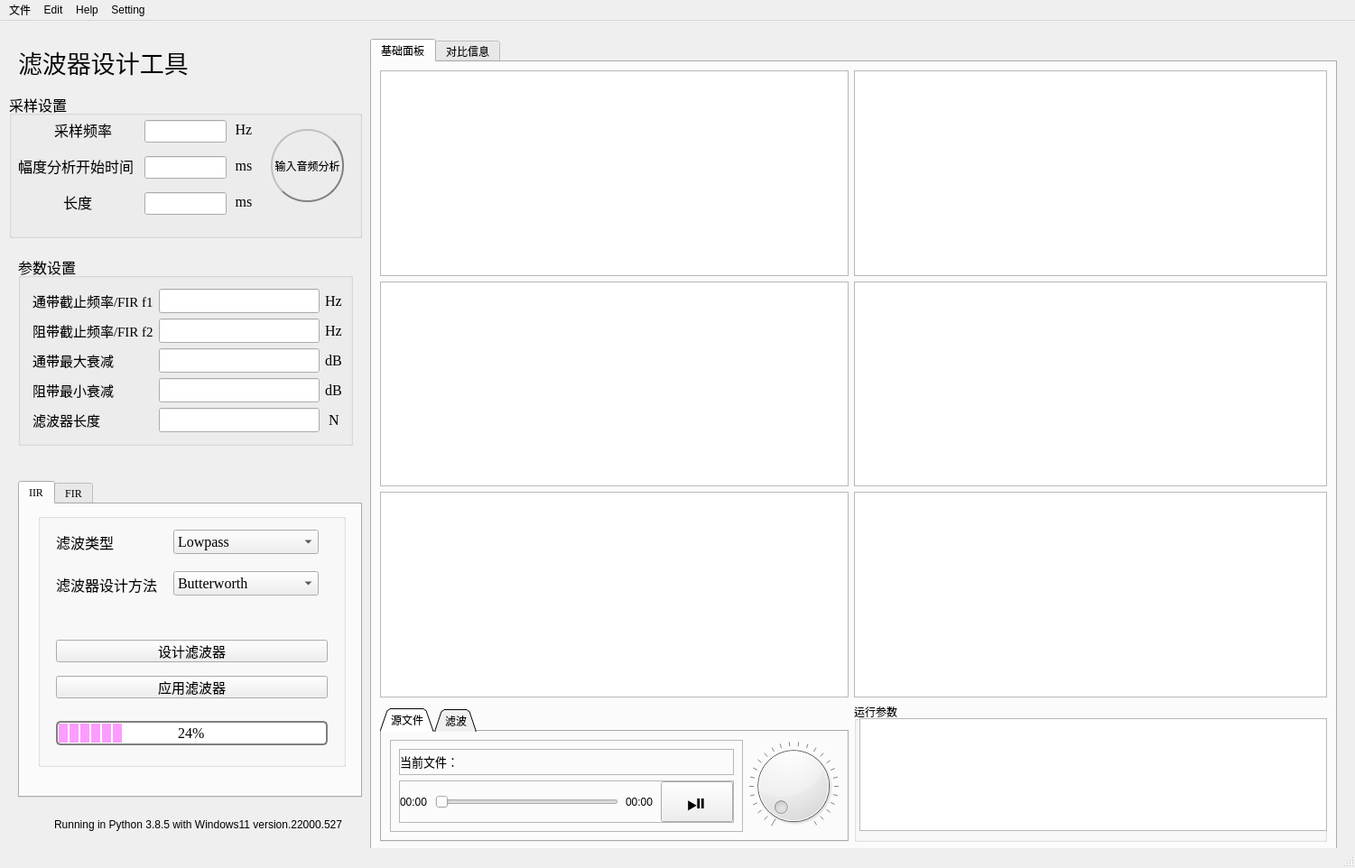
<?xml version="1.0" encoding="UTF-8"?>
<ui version="4.0">
 <author>NEVERLUCKY</author>
 <class>MainWindow</class>
 <widget class="QMainWindow" name="MainWindow">
  <property name="geometry">
   <rect>
    <x>0</x>
    <y>0</y>
    <width>1501</width>
    <height>962</height>
   </rect>
  </property>
  <property name="minimumSize">
   <size>
    <width>1501</width>
    <height>962</height>
   </size>
  </property>
  <property name="maximumSize">
   <size>
    <width>1501</width>
    <height>962</height>
   </size>
  </property>
  <property name="windowTitle">
   <string>MainWindow</string>
  </property>
  <widget class="QWidget" name="centralwidget">
   <widget class="QWidget" name="widget" native="true">
    <property name="geometry">
     <rect>
      <x>10</x>
      <y>20</y>
      <width>401</width>
      <height>901</height>
     </rect>
    </property>
    <widget class="QLabel" name="label">
     <property name="geometry">
      <rect>
       <x>10</x>
       <y>10</y>
       <width>201</width>
       <height>31</height>
      </rect>
     </property>
     <property name="font">
      <font>
       <family>宋体</family>
       <pointsize>20</pointsize>
      </font>
     </property>
     <property name="text">
      <string>滤波器设计工具</string>
     </property>
    </widget>
    <widget class="QGroupBox" name="groupBox_2">
     <property name="geometry">
      <rect>
       <x>0</x>
       <y>60</y>
       <width>391</width>
       <height>161</height>
      </rect>
     </property>
     <property name="sizePolicy">
      <sizepolicy hsizetype="Fixed" vsizetype="Fixed">
       <horstretch>0</horstretch>
       <verstretch>0</verstretch>
      </sizepolicy>
     </property>
     <property name="minimumSize">
      <size>
       <width>301</width>
       <height>100</height>
      </size>
     </property>
     <property name="font">
      <font>
       <family>Times New Roman</family>
       <pointsize>12</pointsize>
      </font>
     </property>
     <property name="title">
      <string>采样设置</string>
     </property>
     <widget class="QLabel" name="label_13">
      <property name="geometry">
       <rect>
        <x>250</x>
        <y>30</y>
        <width>20</width>
        <height>20</height>
       </rect>
      </property>
      <property name="text">
       <string>Hz</string>
      </property>
      <property name="alignment">
       <set>Qt::AlignCenter</set>
      </property>
     </widget>
     <widget class="QPushButton" name="pushButton_analyse">
      <property name="geometry">
       <rect>
        <x>290</x>
        <y>40</y>
        <width>81</width>
        <height>81</height>
       </rect>
      </property>
      <property name="minimumSize">
       <size>
        <width>80</width>
        <height>80</height>
       </size>
      </property>
      <property name="font">
       <font>
        <family>AcadEref</family>
        <pointsize>9</pointsize>
        <weight>50</weight>
        <italic>false</italic>
        <bold>false</bold>
       </font>
      </property>
      <property name="toolTip">
       <string>需要输入左侧下面两个参数，开始时间和长度，才能进行分析</string>
      </property>
      <property name="styleSheet">
       <string notr="true"> background-color: qlineargradient(x1: 0, y1: 0, x2: 0, y2: 1,
                                      stop: 0 #f6f7fa, stop: 1 #fc9cff);
color: rgb(0，0，0);  
border-radius: 40px;  border: 2px groove gray;
font: 9pt &quot;AcadEref&quot;;
border-style: outset;</string>
      </property>
      <property name="text">
       <string>输入音频分析</string>
      </property>
      <property name="autoExclusive">
       <bool>false</bool>
      </property>
      <property name="autoRepeatInterval">
       <number>100</number>
      </property>
      <property name="autoDefault">
       <bool>false</bool>
      </property>
      <property name="default">
       <bool>false</bool>
      </property>
      <property name="flat">
       <bool>false</bool>
      </property>
     </widget>
     <widget class="QLabel" name="label_12">
      <property name="geometry">
       <rect>
        <x>50</x>
        <y>30</y>
        <width>91</width>
        <height>21</height>
       </rect>
      </property>
      <property name="text">
       <string>采样频率</string>
      </property>
     </widget>
     <widget class="QLineEdit" name="lineEdit_5">
      <property name="geometry">
       <rect>
        <x>150</x>
        <y>30</y>
        <width>91</width>
        <height>25</height>
       </rect>
      </property>
      <property name="toolTip">
       <string>整数，不需空格，建议值8000</string>
      </property>
      <property name="whatsThis">
       <string>&lt;html&gt;&lt;head/&gt;&lt;body&gt;&lt;p&gt;123&lt;/p&gt;&lt;/body&gt;&lt;/html&gt;</string>
      </property>
      <property name="text">
       <string/>
      </property>
     </widget>
     <widget class="QLabel" name="label_14">
      <property name="geometry">
       <rect>
        <x>250</x>
        <y>70</y>
        <width>20</width>
        <height>20</height>
       </rect>
      </property>
      <property name="text">
       <string>ms</string>
      </property>
      <property name="alignment">
       <set>Qt::AlignCenter</set>
      </property>
     </widget>
     <widget class="QLabel" name="label_16">
      <property name="geometry">
       <rect>
        <x>10</x>
        <y>70</y>
        <width>131</width>
        <height>21</height>
       </rect>
      </property>
      <property name="text">
       <string>幅度分析开始时间</string>
      </property>
     </widget>
     <widget class="QLineEdit" name="lineEdit_6">
      <property name="geometry">
       <rect>
        <x>150</x>
        <y>70</y>
        <width>91</width>
        <height>25</height>
       </rect>
      </property>
      <property name="toolTip">
       <string>从音频什么位置开始对比分析，不清楚音频时间可以先填写1</string>
      </property>
      <property name="text">
       <string/>
      </property>
     </widget>
     <widget class="QLabel" name="label_17">
      <property name="geometry">
       <rect>
        <x>250</x>
        <y>110</y>
        <width>20</width>
        <height>20</height>
       </rect>
      </property>
      <property name="text">
       <string>ms</string>
      </property>
      <property name="alignment">
       <set>Qt::AlignCenter</set>
      </property>
     </widget>
     <widget class="QLabel" name="label_29">
      <property name="geometry">
       <rect>
        <x>60</x>
        <y>110</y>
        <width>51</width>
        <height>21</height>
       </rect>
      </property>
      <property name="text">
       <string>长度</string>
      </property>
     </widget>
     <widget class="QLineEdit" name="lineEdit_7">
      <property name="geometry">
       <rect>
        <x>150</x>
        <y>110</y>
        <width>91</width>
        <height>25</height>
       </rect>
      </property>
      <property name="toolTip">
       <string>滤波前后信号对比的长度，建议是20左右，不超过100</string>
      </property>
      <property name="text">
       <string/>
      </property>
     </widget>
    </widget>
    <widget class="QGroupBox" name="groupBox">
     <property name="geometry">
      <rect>
       <x>10</x>
       <y>240</y>
       <width>371</width>
       <height>211</height>
      </rect>
     </property>
     <property name="sizePolicy">
      <sizepolicy hsizetype="Fixed" vsizetype="Minimum">
       <horstretch>0</horstretch>
       <verstretch>0</verstretch>
      </sizepolicy>
     </property>
     <property name="minimumSize">
      <size>
       <width>301</width>
       <height>180</height>
      </size>
     </property>
     <property name="font">
      <font>
       <family>Times New Roman</family>
       <pointsize>12</pointsize>
      </font>
     </property>
     <property name="title">
      <string>参数设置</string>
     </property>
     <layout class="QGridLayout" name="gridLayout_6">
      <item row="0" column="2">
       <layout class="QVBoxLayout" name="verticalLayout_7">
        <item>
         <widget class="QLabel" name="label_8">
          <property name="text">
           <string>Hz</string>
          </property>
         </widget>
        </item>
        <item>
         <widget class="QLabel" name="label_9">
          <property name="text">
           <string>Hz</string>
          </property>
         </widget>
        </item>
        <item>
         <widget class="QLabel" name="label_18">
          <property name="text">
           <string>dB</string>
          </property>
         </widget>
        </item>
        <item>
         <widget class="QLabel" name="label_19">
          <property name="text">
           <string>dB</string>
          </property>
         </widget>
        </item>
        <item>
         <widget class="QLabel" name="label_78">
          <property name="font">
           <font>
            <family>Times New Roman</family>
           </font>
          </property>
          <property name="text">
           <string> N</string>
          </property>
         </widget>
        </item>
       </layout>
      </item>
      <item row="0" column="0">
       <layout class="QVBoxLayout" name="verticalLayout_6">
        <property name="leftMargin">
         <number>4</number>
        </property>
        <item>
         <widget class="QLabel" name="label_3">
          <property name="font">
           <font>
            <family>Times New Roman</family>
            <pointsize>11</pointsize>
           </font>
          </property>
          <property name="whatsThis">
           <string>123</string>
          </property>
          <property name="text">
           <string>通带截止频率/FIR f1</string>
          </property>
         </widget>
        </item>
        <item>
         <widget class="QLabel" name="label_4">
          <property name="font">
           <font>
            <family>Times New Roman</family>
            <pointsize>11</pointsize>
           </font>
          </property>
          <property name="text">
           <string>阻带截止频率/FIR f2</string>
          </property>
         </widget>
        </item>
        <item>
         <widget class="QLabel" name="label_5">
          <property name="font">
           <font>
            <family>Times New Roman</family>
            <pointsize>11</pointsize>
           </font>
          </property>
          <property name="text">
           <string>通带最大衰减 </string>
          </property>
         </widget>
        </item>
        <item>
         <widget class="QLabel" name="label_6">
          <property name="font">
           <font>
            <family>Times New Roman</family>
            <pointsize>11</pointsize>
           </font>
          </property>
          <property name="text">
           <string>阻带最小衰减</string>
          </property>
         </widget>
        </item>
        <item>
         <widget class="QLabel" name="label_73">
          <property name="font">
           <font>
            <family>Times New Roman</family>
            <pointsize>11</pointsize>
           </font>
          </property>
          <property name="text">
           <string>滤波器长度</string>
          </property>
         </widget>
        </item>
       </layout>
      </item>
      <item row="0" column="1">
       <layout class="QGridLayout" name="gridLayout_5">
        <item row="2" column="0">
         <widget class="QLineEdit" name="lineEdit_2"/>
        </item>
        <item row="4" column="0">
         <widget class="QLineEdit" name="lineEdit_4">
          <property name="sizePolicy">
           <sizepolicy hsizetype="Expanding" vsizetype="Fixed">
            <horstretch>0</horstretch>
            <verstretch>0</verstretch>
           </sizepolicy>
          </property>
          <property name="toolTip">
           <string>切比雪夫Ⅱ型，空格隔开后加波纹</string>
          </property>
         </widget>
        </item>
        <item row="5" column="0">
         <widget class="QLineEdit" name="lineEdit_16">
          <property name="sizePolicy">
           <sizepolicy hsizetype="Expanding" vsizetype="Fixed">
            <horstretch>0</horstretch>
            <verstretch>0</verstretch>
           </sizepolicy>
          </property>
          <property name="toolTip">
           <string>高通滤波器需要奇数长度</string>
          </property>
         </widget>
        </item>
        <item row="1" column="0">
         <widget class="QLineEdit" name="lineEdit_3">
          <property name="toolTip">
           <string>设计FIR高通低通时，输入0，不能为空</string>
          </property>
          <property name="text">
           <string/>
          </property>
         </widget>
        </item>
        <item row="3" column="0">
         <widget class="QLineEdit" name="lineEdit">
          <property name="toolTip">
           <string>切比雪夫I型/椭圆，空格隔开后加波纹</string>
          </property>
         </widget>
        </item>
       </layout>
      </item>
     </layout>
    </widget>
    <widget class="QTabWidget" name="tabWidget">
     <property name="geometry">
      <rect>
       <x>10</x>
       <y>490</y>
       <width>381</width>
       <height>351</height>
      </rect>
     </property>
     <property name="font">
      <font>
       <family>Times New Roman</family>
       <pointsize>9</pointsize>
      </font>
     </property>
     <property name="tabShape">
      <enum>QTabWidget::Rounded</enum>
     </property>
     <property name="currentIndex">
      <number>0</number>
     </property>
     <widget class="QWidget" name="tab_5">
      <attribute name="title">
       <string>IIR</string>
      </attribute>
      <widget class="QGroupBox" name="groupBox_3">
       <property name="geometry">
        <rect>
         <x>20</x>
         <y>10</y>
         <width>341</width>
         <height>281</height>
        </rect>
       </property>
       <property name="sizePolicy">
        <sizepolicy hsizetype="Fixed" vsizetype="Fixed">
         <horstretch>0</horstretch>
         <verstretch>0</verstretch>
        </sizepolicy>
       </property>
       <property name="minimumSize">
        <size>
         <width>301</width>
         <height>100</height>
        </size>
       </property>
       <property name="font">
        <font>
         <family>Times New Roman</family>
         <pointsize>12</pointsize>
        </font>
       </property>
       <property name="title">
        <string/>
       </property>
       <widget class="QWidget" name="layoutWidget">
        <property name="geometry">
         <rect>
          <x>150</x>
          <y>10</y>
          <width>161</width>
          <height>91</height>
         </rect>
        </property>
        <layout class="QVBoxLayout" name="verticalLayout_2">
         <property name="spacing">
          <number>11</number>
         </property>
         <item>
          <widget class="QComboBox" name="comboBox_2">
           <property name="sizePolicy">
            <sizepolicy hsizetype="Expanding" vsizetype="Fixed">
             <horstretch>0</horstretch>
             <verstretch>0</verstretch>
            </sizepolicy>
           </property>
           <item>
            <property name="text">
             <string>Lowpass</string>
            </property>
           </item>
           <item>
            <property name="text">
             <string>Highpass</string>
            </property>
           </item>
           <item>
            <property name="text">
             <string>Bandpass</string>
            </property>
           </item>
           <item>
            <property name="text">
             <string>bandstop</string>
            </property>
           </item>
          </widget>
         </item>
         <item>
          <widget class="QComboBox" name="comboBox_3">
           <property name="sizePolicy">
            <sizepolicy hsizetype="Expanding" vsizetype="Fixed">
             <horstretch>0</horstretch>
             <verstretch>0</verstretch>
            </sizepolicy>
           </property>
           <property name="mouseTracking">
            <bool>true</bool>
           </property>
           <property name="editable">
            <bool>false</bool>
           </property>
           <property name="frame">
            <bool>true</bool>
           </property>
           <item>
            <property name="text">
             <string>Butterworth</string>
            </property>
           </item>
           <item>
            <property name="text">
             <string>Chebyshev I</string>
            </property>
           </item>
           <item>
            <property name="text">
             <string>Chebyshev II</string>
            </property>
           </item>
           <item>
            <property name="text">
             <string>Cauer/elliptic</string>
            </property>
           </item>
          </widget>
         </item>
        </layout>
       </widget>
       <widget class="QWidget" name="layoutWidget">
        <property name="geometry">
         <rect>
          <x>20</x>
          <y>20</y>
          <width>114</width>
          <height>71</height>
         </rect>
        </property>
        <layout class="QGridLayout" name="gridLayout">
         <item row="1" column="0">
          <spacer name="verticalSpacer_3">
           <property name="orientation">
            <enum>Qt::Vertical</enum>
           </property>
           <property name="sizeHint" stdset="0">
            <size>
             <width>20</width>
             <height>40</height>
            </size>
           </property>
          </spacer>
         </item>
         <item row="0" column="0">
          <widget class="QLabel" name="label_20">
           <property name="sizePolicy">
            <sizepolicy hsizetype="Expanding" vsizetype="Expanding">
             <horstretch>0</horstretch>
             <verstretch>0</verstretch>
            </sizepolicy>
           </property>
           <property name="font">
            <font>
             <family>Times New Roman</family>
             <pointsize>12</pointsize>
            </font>
           </property>
           <property name="text">
            <string>滤波类型</string>
           </property>
          </widget>
         </item>
         <item row="2" column="0">
          <widget class="QLabel" name="label_15">
           <property name="sizePolicy">
            <sizepolicy hsizetype="Expanding" vsizetype="Expanding">
             <horstretch>0</horstretch>
             <verstretch>0</verstretch>
            </sizepolicy>
           </property>
           <property name="font">
            <font>
             <family>Times New Roman</family>
             <pointsize>12</pointsize>
            </font>
           </property>
           <property name="text">
            <string>滤波器设计方法</string>
           </property>
          </widget>
         </item>
        </layout>
       </widget>
       <widget class="QProgressBar" name="progressBar_2">
        <property name="geometry">
         <rect>
          <x>20</x>
          <y>230</y>
          <width>301</width>
          <height>27</height>
         </rect>
        </property>
        <property name="font">
         <font>
          <family>Times New Roman</family>
          <pointsize>12</pointsize>
         </font>
        </property>
        <property name="styleSheet">
         <string notr="true">QProgressBar::chunk {
    background-color: #fc9cff;
    width: 10px;
    margin: 0.5px;
}
QProgressBar {
    border: 2px solid grey;
    border-radius: 5px;
    text-align: center;
}</string>
        </property>
        <property name="value">
         <number>24</number>
        </property>
       </widget>
       <widget class="QPushButton" name="pushButton_18">
        <property name="geometry">
         <rect>
          <x>20</x>
          <y>140</y>
          <width>301</width>
          <height>25</height>
         </rect>
        </property>
        <property name="font">
         <font>
          <family>宋体</family>
          <pointsize>11</pointsize>
          <weight>50</weight>
          <bold>false</bold>
         </font>
        </property>
        <property name="toolTip">
         <string>需要先输入采样频率，应&gt;=音频采样频率</string>
        </property>
        <property name="styleSheet">
         <string notr="true">QPushButton {
    border: 2px solid #8f8f91;
    border-radius: 6px;
    background-color: qlineargradient(x1: 0, y1: 0, x2: 0, y2: 1,
                                      stop: 0 #f6f7fa, stop: 1 #fc9cff);
    min-width: 80px;
}

QPushButton:pressed {
    background-color: qlineargradient(x1: 0, y1: 0, x2: 0, y2: 1,
                                      stop: 0 #dadbde, stop: 1 #fc9cff);
}

QPushButton:flat {
    border: none; /* no border for a flat push button */
}

QPushButton:default {
    border-color: navy; /* make the default button prominent */
}
rgb(0, 0, 0)</string>
        </property>
        <property name="text">
         <string>设计滤波器</string>
        </property>
       </widget>
       <widget class="QPushButton" name="pushButton_21">
        <property name="geometry">
         <rect>
          <x>20</x>
          <y>180</y>
          <width>301</width>
          <height>25</height>
         </rect>
        </property>
        <property name="font">
         <font>
          <family>宋体</family>
          <pointsize>11</pointsize>
         </font>
        </property>
        <property name="styleSheet">
         <string notr="true">QPushButton {
    border: 2px solid #8f8f91;
    border-radius: 6px;
    background-color: qlineargradient(x1: 0, y1: 0, x2: 0, y2: 1,
                                      stop: 0 #f6f7fa, stop: 1 #fc9cff);
    min-width: 80px;
}

QPushButton:pressed {
    background-color: qlineargradient(x1: 0, y1: 0, x2: 0, y2: 1,
                                      stop: 0 #dadbde, stop: 1 #fc9cff);
}

QPushButton:flat {
    border: none; /* no border for a flat push button */
}

QPushButton:default {
    border-color: navy; /* make the default button prominent */
}
rgb(0, 0, 0)</string>
        </property>
        <property name="text">
         <string>应用滤波器</string>
        </property>
       </widget>
      </widget>
     </widget>
     <widget class="QWidget" name="tab_6">
      <attribute name="title">
       <string>FIR</string>
      </attribute>
      <widget class="QGroupBox" name="groupBox_5">
       <property name="geometry">
        <rect>
         <x>20</x>
         <y>10</y>
         <width>341</width>
         <height>281</height>
        </rect>
       </property>
       <property name="sizePolicy">
        <sizepolicy hsizetype="Fixed" vsizetype="Fixed">
         <horstretch>0</horstretch>
         <verstretch>0</verstretch>
        </sizepolicy>
       </property>
       <property name="minimumSize">
        <size>
         <width>301</width>
         <height>100</height>
        </size>
       </property>
       <property name="font">
        <font>
         <family>Times New Roman</family>
         <pointsize>12</pointsize>
        </font>
       </property>
       <property name="title">
        <string/>
       </property>
       <widget class="QFrame" name="frame_6">
        <property name="geometry">
         <rect>
          <x>284</x>
          <y>29</y>
          <width>21</width>
          <height>73</height>
         </rect>
        </property>
        <property name="minimumSize">
         <size>
          <width>21</width>
          <height>0</height>
         </size>
        </property>
        <property name="frameShape">
         <enum>QFrame::StyledPanel</enum>
        </property>
        <property name="frameShadow">
         <enum>QFrame::Raised</enum>
        </property>
       </widget>
       <widget class="QWidget" name="layoutWidget_3">
        <property name="geometry">
         <rect>
          <x>150</x>
          <y>10</y>
          <width>161</width>
          <height>91</height>
         </rect>
        </property>
        <layout class="QVBoxLayout" name="verticalLayout_8">
         <property name="spacing">
          <number>11</number>
         </property>
         <item>
          <widget class="QComboBox" name="comboBox_6">
           <property name="sizePolicy">
            <sizepolicy hsizetype="Expanding" vsizetype="Fixed">
             <horstretch>0</horstretch>
             <verstretch>0</verstretch>
            </sizepolicy>
           </property>
           <item>
            <property name="text">
             <string>Lowpass</string>
            </property>
           </item>
           <item>
            <property name="text">
             <string>Highpass</string>
            </property>
           </item>
           <item>
            <property name="text">
             <string>Bandpass</string>
            </property>
           </item>
           <item>
            <property name="text">
             <string>Bandstop</string>
            </property>
           </item>
          </widget>
         </item>
         <item>
          <widget class="QComboBox" name="comboBox_9">
           <property name="sizePolicy">
            <sizepolicy hsizetype="Expanding" vsizetype="Fixed">
             <horstretch>0</horstretch>
             <verstretch>0</verstretch>
            </sizepolicy>
           </property>
           <item>
            <property name="text">
             <string>triang</string>
            </property>
           </item>
           <item>
            <property name="text">
             <string>hamming</string>
            </property>
           </item>
           <item>
            <property name="text">
             <string>bartlett</string>
            </property>
           </item>
           <item>
            <property name="text">
             <string>kaiser</string>
            </property>
           </item>
           <item>
            <property name="text">
             <string>blackman</string>
            </property>
           </item>
           <item>
            <property name="text">
             <string>hann</string>
            </property>
           </item>
          </widget>
         </item>
        </layout>
       </widget>
       <widget class="QWidget" name="layoutWidget_4">
        <property name="geometry">
         <rect>
          <x>20</x>
          <y>20</y>
          <width>114</width>
          <height>71</height>
         </rect>
        </property>
        <layout class="QGridLayout" name="gridLayout_3">
         <item row="1" column="0">
          <spacer name="verticalSpacer_4">
           <property name="orientation">
            <enum>Qt::Vertical</enum>
           </property>
           <property name="sizeHint" stdset="0">
            <size>
             <width>20</width>
             <height>40</height>
            </size>
           </property>
          </spacer>
         </item>
         <item row="2" column="0">
          <widget class="QLabel" name="label_21">
           <property name="sizePolicy">
            <sizepolicy hsizetype="Expanding" vsizetype="Expanding">
             <horstretch>0</horstretch>
             <verstretch>0</verstretch>
            </sizepolicy>
           </property>
           <property name="font">
            <font>
             <family>Times New Roman</family>
             <pointsize>12</pointsize>
            </font>
           </property>
           <property name="text">
            <string>滤波器设计方法</string>
           </property>
          </widget>
         </item>
         <item row="0" column="0">
          <widget class="QLabel" name="label_22">
           <property name="sizePolicy">
            <sizepolicy hsizetype="Expanding" vsizetype="Expanding">
             <horstretch>0</horstretch>
             <verstretch>0</verstretch>
            </sizepolicy>
           </property>
           <property name="font">
            <font>
             <family>Times New Roman</family>
             <pointsize>12</pointsize>
            </font>
           </property>
           <property name="text">
            <string>滤波类型</string>
           </property>
          </widget>
         </item>
        </layout>
       </widget>
       <widget class="QPushButton" name="pushButton_20">
        <property name="geometry">
         <rect>
          <x>20</x>
          <y>140</y>
          <width>301</width>
          <height>25</height>
         </rect>
        </property>
        <property name="font">
         <font>
          <family>宋体</family>
          <pointsize>11</pointsize>
         </font>
        </property>
        <property name="toolTip">
         <string>确保已输入采样频率</string>
        </property>
        <property name="styleSheet">
         <string notr="true">QPushButton {
    border: 2px solid #8f8f91;
    border-radius: 6px;
    background-color: qlineargradient(x1: 0, y1: 0, x2: 0, y2: 1,
                                      stop: 0 #f6f7fa, stop: 1 #fc9cff);
    min-width: 80px;
}

QPushButton:pressed {
    background-color: qlineargradient(x1: 0, y1: 0, x2: 0, y2: 1,
                                      stop: 0 #dadbde, stop: 1 #fc9cff);
}

QPushButton:flat {
    border: none; /* no border for a flat push button */
}

QPushButton:default {
    border-color: navy; /* make the default button prominent */
}</string>
        </property>
        <property name="text">
         <string>设计滤波器</string>
        </property>
       </widget>
       <widget class="QPushButton" name="pushButton_19">
        <property name="geometry">
         <rect>
          <x>20</x>
          <y>180</y>
          <width>301</width>
          <height>25</height>
         </rect>
        </property>
        <property name="font">
         <font>
          <family>宋体</family>
          <pointsize>11</pointsize>
         </font>
        </property>
        <property name="styleSheet">
         <string notr="true">QPushButton {
    border: 2px solid #8f8f91;
    border-radius: 6px;
    background-color: qlineargradient(x1: 0, y1: 0, x2: 0, y2: 1,
                                      stop: 0 #f6f7fa, stop: 1 #fc9cff);
    min-width: 80px;
}

QPushButton:pressed {
    background-color: qlineargradient(x1: 0, y1: 0, x2: 0, y2: 1,
                                      stop: 0 #dadbde, stop: 1 #f6f7fa);
}

QPushButton:flat {
    border: none; /* no border for a flat push button */
}

QPushButton:default {
    border-color: navy; /* make the default button prominent */
}</string>
        </property>
        <property name="text">
         <string>应用滤波器</string>
        </property>
       </widget>
       <widget class="QProgressBar" name="progressBar">
        <property name="geometry">
         <rect>
          <x>20</x>
          <y>230</y>
          <width>301</width>
          <height>27</height>
         </rect>
        </property>
        <property name="styleSheet">
         <string notr="true">QProgressBar::chunk {
    background-color: #fc9cff;
    width: 10px;
    margin: 0.5px;
}
QProgressBar {
    border: 2px solid grey;
    border-radius: 5px;
    text-align: center;
}</string>
        </property>
        <property name="value">
         <number>24</number>
        </property>
       </widget>
      </widget>
     </widget>
    </widget>
    <widget class="QLabel" name="label_2">
     <property name="geometry">
      <rect>
       <x>240</x>
       <y>10</y>
       <width>141</width>
       <height>51</height>
      </rect>
     </property>
     <property name="text">
      <string/>
     </property>
    </widget>
    <widget class="QLabel" name="label_7">
     <property name="geometry">
      <rect>
       <x>50</x>
       <y>830</y>
       <width>341</width>
       <height>81</height>
      </rect>
     </property>
     <property name="text">
      <string>Running in Python 3.8.5 with Windows11 version.22000.527</string>
     </property>
    </widget>
   </widget>
   <widget class="QTabWidget" name="tabWidget_2">
    <property name="geometry">
     <rect>
      <x>410</x>
      <y>20</y>
      <width>1071</width>
      <height>901</height>
     </rect>
    </property>
    <property name="minimumSize">
     <size>
      <width>1071</width>
      <height>901</height>
     </size>
    </property>
    <property name="font">
     <font>
      <pointsize>9</pointsize>
     </font>
    </property>
    <property name="layoutDirection">
     <enum>Qt::LeftToRight</enum>
    </property>
    <property name="autoFillBackground">
     <bool>false</bool>
    </property>
    <property name="currentIndex">
     <number>0</number>
    </property>
    <widget class="QWidget" name="tabWidget_2Page1">
     <attribute name="title">
      <string>基础面板</string>
     </attribute>
     <layout class="QGridLayout" name="gridLayout_2">
      <item row="1" column="1" colspan="2">
       <widget class="QGraphicsView" name="graphicsView_6"/>
      </item>
      <item row="0" column="0">
       <widget class="QGraphicsView" name="graphicsView"/>
      </item>
      <item row="4" column="0">
       <widget class="QTabWidget" name="tabWidget_6">
        <property name="sizePolicy">
         <sizepolicy hsizetype="Preferred" vsizetype="Fixed">
          <horstretch>0</horstretch>
          <verstretch>0</verstretch>
         </sizepolicy>
        </property>
        <property name="minimumSize">
         <size>
          <width>0</width>
          <height>131</height>
         </size>
        </property>
        <property name="font">
         <font>
          <pointsize>9</pointsize>
         </font>
        </property>
        <property name="layoutDirection">
         <enum>Qt::LeftToRight</enum>
        </property>
        <property name="tabPosition">
         <enum>QTabWidget::North</enum>
        </property>
        <property name="tabShape">
         <enum>QTabWidget::Triangular</enum>
        </property>
        <property name="currentIndex">
         <number>0</number>
        </property>
        <property name="elideMode">
         <enum>Qt::ElideLeft</enum>
        </property>
        <widget class="QWidget" name="tabWidget_6Page1">
         <attribute name="title">
          <string>源文件</string>
         </attribute>
         <layout class="QHBoxLayout" name="horizontalLayout_4">
          <item>
           <widget class="QFrame" name="frame_10">
            <property name="frameShape">
             <enum>QFrame::StyledPanel</enum>
            </property>
            <property name="frameShadow">
             <enum>QFrame::Raised</enum>
            </property>
            <layout class="QVBoxLayout" name="verticalLayout_11">
             <item>
              <widget class="QFrame" name="frame_11">
               <property name="frameShape">
                <enum>QFrame::StyledPanel</enum>
               </property>
               <property name="frameShadow">
                <enum>QFrame::Raised</enum>
               </property>
               <layout class="QHBoxLayout" name="horizontalLayout_8">
                <property name="spacing">
                 <number>0</number>
                </property>
                <property name="leftMargin">
                 <number>0</number>
                </property>
                <property name="topMargin">
                 <number>0</number>
                </property>
                <property name="rightMargin">
                 <number>0</number>
                </property>
                <property name="bottomMargin">
                 <number>0</number>
                </property>
                <item>
                 <widget class="QLabel" name="label_23">
                  <property name="sizePolicy">
                   <sizepolicy hsizetype="Preferred" vsizetype="Fixed">
                    <horstretch>0</horstretch>
                    <verstretch>0</verstretch>
                   </sizepolicy>
                  </property>
                  <property name="minimumSize">
                   <size>
                    <width>0</width>
                    <height>17</height>
                   </size>
                  </property>
                  <property name="font">
                   <font>
                    <pointsize>10</pointsize>
                   </font>
                  </property>
                  <property name="text">
                   <string>当前文件：</string>
                  </property>
                 </widget>
                </item>
               </layout>
              </widget>
             </item>
             <item>
              <widget class="QFrame" name="frame_12">
               <property name="sizePolicy">
                <sizepolicy hsizetype="Preferred" vsizetype="Fixed">
                 <horstretch>0</horstretch>
                 <verstretch>0</verstretch>
                </sizepolicy>
               </property>
               <property name="minimumSize">
                <size>
                 <width>0</width>
                 <height>25</height>
                </size>
               </property>
               <property name="frameShape">
                <enum>QFrame::StyledPanel</enum>
               </property>
               <property name="frameShadow">
                <enum>QFrame::Raised</enum>
               </property>
               <layout class="QHBoxLayout" name="horizontalLayout_9">
                <property name="spacing">
                 <number>8</number>
                </property>
                <property name="leftMargin">
                 <number>0</number>
                </property>
                <property name="topMargin">
                 <number>0</number>
                </property>
                <property name="rightMargin">
                 <number>0</number>
                </property>
                <property name="bottomMargin">
                 <number>0</number>
                </property>
                <item>
                 <widget class="QLabel" name="label_24">
                  <property name="text">
                   <string>00:00</string>
                  </property>
                 </widget>
                </item>
                <item>
                 <widget class="QSlider" name="horizontalSlider_3">
                  <property name="styleSheet">
                   <string notr="true"/>
                  </property>
                  <property name="orientation">
                   <enum>Qt::Horizontal</enum>
                  </property>
                 </widget>
                </item>
                <item>
                 <widget class="QLabel" name="label_25">
                  <property name="text">
                   <string>00:00</string>
                  </property>
                 </widget>
                </item>
                <item>
                 <widget class="QPushButton" name="pushButton_4">
                  <property name="font">
                   <font>
                    <family>宋体</family>
                    <pointsize>20</pointsize>
                   </font>
                  </property>
                  <property name="text">
                   <string>⏯️</string>
                  </property>
                 </widget>
                </item>
               </layout>
              </widget>
             </item>
            </layout>
           </widget>
          </item>
          <item>
           <widget class="QDial" name="dial_2">
            <property name="pageStep">
             <number>99</number>
            </property>
            <property name="tracking">
             <bool>true</bool>
            </property>
            <property name="orientation">
             <enum>Qt::Horizontal</enum>
            </property>
            <property name="wrapping">
             <bool>false</bool>
            </property>
            <property name="notchesVisible">
             <bool>true</bool>
            </property>
           </widget>
          </item>
         </layout>
        </widget>
        <widget class="QWidget" name="tab_4">
         <attribute name="title">
          <string>滤波</string>
         </attribute>
         <layout class="QHBoxLayout" name="horizontalLayout_13">
          <item>
           <widget class="QFrame" name="frame_13">
            <property name="frameShape">
             <enum>QFrame::StyledPanel</enum>
            </property>
            <property name="frameShadow">
             <enum>QFrame::Raised</enum>
            </property>
            <layout class="QVBoxLayout" name="verticalLayout_12">
             <item>
              <widget class="QFrame" name="frame_14">
               <property name="frameShape">
                <enum>QFrame::StyledPanel</enum>
               </property>
               <property name="frameShadow">
                <enum>QFrame::Raised</enum>
               </property>
               <layout class="QHBoxLayout" name="horizontalLayout_11">
                <property name="spacing">
                 <number>0</number>
                </property>
                <property name="leftMargin">
                 <number>0</number>
                </property>
                <property name="topMargin">
                 <number>0</number>
                </property>
                <property name="rightMargin">
                 <number>0</number>
                </property>
                <property name="bottomMargin">
                 <number>0</number>
                </property>
                <item>
                 <widget class="QLabel" name="label_26">
                  <property name="sizePolicy">
                   <sizepolicy hsizetype="Preferred" vsizetype="Fixed">
                    <horstretch>0</horstretch>
                    <verstretch>0</verstretch>
                   </sizepolicy>
                  </property>
                  <property name="minimumSize">
                   <size>
                    <width>0</width>
                    <height>17</height>
                   </size>
                  </property>
                  <property name="font">
                   <font>
                    <pointsize>9</pointsize>
                   </font>
                  </property>
                  <property name="text">
                   <string>经过滤波文件：</string>
                  </property>
                 </widget>
                </item>
               </layout>
              </widget>
             </item>
             <item>
              <widget class="QFrame" name="frame_15">
               <property name="sizePolicy">
                <sizepolicy hsizetype="Preferred" vsizetype="Fixed">
                 <horstretch>0</horstretch>
                 <verstretch>0</verstretch>
                </sizepolicy>
               </property>
               <property name="minimumSize">
                <size>
                 <width>0</width>
                 <height>25</height>
                </size>
               </property>
               <property name="frameShape">
                <enum>QFrame::StyledPanel</enum>
               </property>
               <property name="frameShadow">
                <enum>QFrame::Raised</enum>
               </property>
               <layout class="QHBoxLayout" name="horizontalLayout_12">
                <property name="spacing">
                 <number>8</number>
                </property>
                <property name="leftMargin">
                 <number>0</number>
                </property>
                <property name="topMargin">
                 <number>0</number>
                </property>
                <property name="rightMargin">
                 <number>0</number>
                </property>
                <property name="bottomMargin">
                 <number>0</number>
                </property>
                <item>
                 <widget class="QLabel" name="label_27">
                  <property name="text">
                   <string>00:00</string>
                  </property>
                 </widget>
                </item>
                <item>
                 <widget class="QSlider" name="horizontalSlider_4">
                  <property name="styleSheet">
                   <string notr="true"/>
                  </property>
                  <property name="orientation">
                   <enum>Qt::Horizontal</enum>
                  </property>
                 </widget>
                </item>
                <item>
                 <widget class="QLabel" name="label_28">
                  <property name="text">
                   <string>00:00</string>
                  </property>
                 </widget>
                </item>
                <item>
                 <widget class="QPushButton" name="pushButton_5">
                  <property name="font">
                   <font>
                    <pointsize>20</pointsize>
                   </font>
                  </property>
                  <property name="text">
                   <string>⏯️</string>
                  </property>
                 </widget>
                </item>
               </layout>
              </widget>
             </item>
            </layout>
           </widget>
          </item>
          <item>
           <widget class="QDial" name="dial_3">
            <property name="pageStep">
             <number>99</number>
            </property>
            <property name="tracking">
             <bool>true</bool>
            </property>
            <property name="orientation">
             <enum>Qt::Horizontal</enum>
            </property>
            <property name="wrapping">
             <bool>false</bool>
            </property>
            <property name="notchesVisible">
             <bool>true</bool>
            </property>
           </widget>
          </item>
         </layout>
        </widget>
       </widget>
      </item>
      <item row="1" column="0">
       <widget class="QGraphicsView" name="graphicsView_5"/>
      </item>
      <item row="3" column="1" rowspan="2" colspan="2">
       <widget class="QGroupBox" name="groupBox_4">
        <property name="maximumSize">
         <size>
          <width>16777215</width>
          <height>160</height>
         </size>
        </property>
        <property name="title">
         <string>运行参数</string>
        </property>
        <layout class="QVBoxLayout" name="verticalLayout_9">
         <property name="leftMargin">
          <number>2</number>
         </property>
         <property name="topMargin">
          <number>0</number>
         </property>
         <property name="rightMargin">
          <number>2</number>
         </property>
         <property name="bottomMargin">
          <number>0</number>
         </property>
        </layout>
       </widget>
      </item>
      <item row="0" column="1" colspan="2">
       <widget class="QGraphicsView" name="graphicsView_3"/>
      </item>
      <item row="2" column="1" colspan="2">
       <widget class="QGraphicsView" name="graphicsView_4"/>
      </item>
      <item row="2" column="0">
       <widget class="QGraphicsView" name="graphicsView_2"/>
      </item>
      <item row="4" column="2">
       <widget class="QTextBrowser" name="textBrowser_3">
        <property name="maximumSize">
         <size>
          <width>16777215</width>
          <height>125</height>
         </size>
        </property>
       </widget>
      </item>
     </layout>
    </widget>
    <widget class="QWidget" name="tabWidget_2Page2">
     <attribute name="title">
      <string>对比信息</string>
     </attribute>
     <widget class="QWidget" name="layoutWidget">
      <property name="geometry">
       <rect>
        <x>11</x>
        <y>11</y>
        <width>1051</width>
        <height>821</height>
       </rect>
      </property>
      <layout class="QVBoxLayout" name="verticalLayout">
       <item>
        <widget class="QGraphicsView" name="graphicsView_8"/>
       </item>
       <item>
        <widget class="QGraphicsView" name="graphicsView_10"/>
       </item>
      </layout>
     </widget>
    </widget>
   </widget>
  </widget>
  <widget class="QMenuBar" name="menubar">
   <property name="geometry">
    <rect>
     <x>0</x>
     <y>0</y>
     <width>1501</width>
     <height>23</height>
    </rect>
   </property>
   <widget class="QMenu" name="menu">
    <property name="title">
     <string>文件</string>
    </property>
    <addaction name="actionFile"/>
    <addaction name="separator"/>
    <addaction name="actionQuit"/>
   </widget>
   <widget class="QMenu" name="menuEdit">
    <property name="title">
     <string>Edit</string>
    </property>
   </widget>
   <widget class="QMenu" name="menuHelp">
    <property name="title">
     <string>Help</string>
    </property>
   </widget>
   <widget class="QMenu" name="menuSetting">
    <property name="title">
     <string>Setting</string>
    </property>
   </widget>
   <addaction name="menu"/>
   <addaction name="menuEdit"/>
   <addaction name="menuHelp"/>
   <addaction name="menuSetting"/>
  </widget>
  <widget class="QStatusBar" name="statusbar"/>
  <action name="actionFile">
   <property name="text">
    <string>打开音频</string>
   </property>
  </action>
  <action name="actionQuit">
   <property name="text">
    <string>退出</string>
   </property>
  </action>
  <action name="action">
   <property name="text">
    <string>打开标准音频</string>
   </property>
  </action>
 </widget>
 <resources/>
 <connections/>
</ui>
